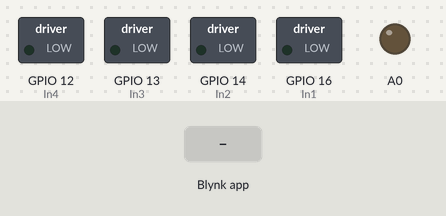
Bench run of a sketch on a simulated ESP8266 (NodeMCU). Shown: switched loads named in the sketch (green lamp = pin HIGH), output pins drawn as LEDs (lit = HIGH). The test bench sets the inputs (shaded band). WiFi joins after 1.5 s; servers stay silent unless stated; not simulated (calls return 0 or success): blynkAuth.h.

Above: at 3.0 s.
3.1 s: Blynk app writes 200 to V0
At 4.3 s:
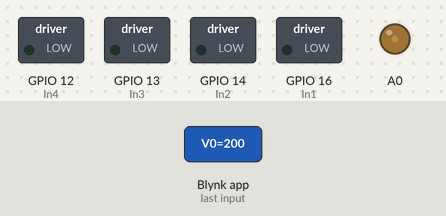
4.6 s: Blynk app writes 1 to V1
6.1 s: Blynk app writes 0 to V2
At 6.6 s:
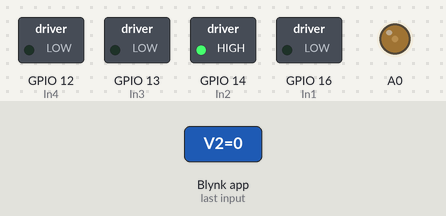
7.6 s: Blynk app writes 1 to V0
At 8.8 s:
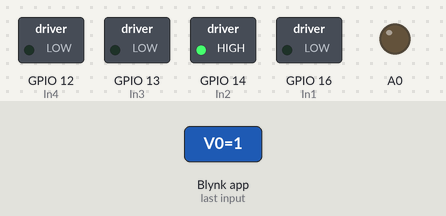
9.1 s: Blynk app writes 1 to V3
10.6 s: Blynk app writes 0 to V4
At 11.3 s:
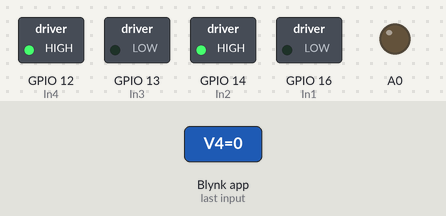
Timing chart, 0 to 13.1 s (numbered marks = the images above; inputs shaded):
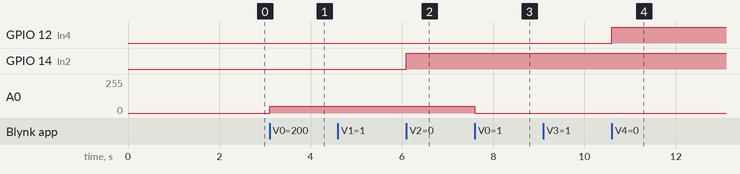

Measured:
- after the input at 3.1 s, A0: 0/255 → 50/255 at once
- after the input at 6.1 s, GPIO 14 (In2): LOW → HIGH at once
- after the input at 7.6 s, A0: 50/255 → 0/255 at once
- after the input at 10.6 s, GPIO 12 (In4): LOW → HIGH at once

The sketch:

motor.ino
```cpp
#define BLYNK_PRINT Serial

#include <ESP8266WiFi.h>
#include <BlynkSimpleEsp8266.h>
#include <DHT.h>
#include <DHT_U.h>
#include <Adafruit_Sensor.h>
#include <stdio.h>
#include <stdlib.h>

#include <C:/auth/auth.h>
#include <blynkAuth.h>
// You should get Auth Token in the Blynk App.
// Go to the Project Settings (nut icon).
char auth[] = BlynkToken;

// Your WiFi credentials.
// Set password to "" for open networks.
char ssid[] = AuthSsid;
char pass[] = AuthPass;

#define DHTPIN 14
#define DHTTYPE DHT22

DHT dht(DHTPIN, DHTTYPE);
BlynkTimer timer;

// This function will be called every time Slider Widget
// in Blynk app writes values to the Virtual Pin V1

double val = 0.0;

int In1 = 16; // step motor1
int In2 = 14; // dir motor 1
int In3 = 13; // step motor2
int In4 = 12; // dir motor2

int step_m1 = 0;
int step_m2 = 0;

int start(int motor,int steps){
    for(int i=0; i<= steps; i++){
      digitalWrite(motor, HIGH);
      delay(2);
      digitalWrite(motor, LOW);
      delay(2);
    }
  }

BLYNK_WRITE(V0){
  int pinValue = param.asInt();
  analogWrite(A0, param.asInt() / 4);
}

BLYNK_WRITE(V1)
{
  int pinValue = param.asInt(); // assigning incoming value from pin V4 to a variable
  if (param.asInt()==1) start(In1,step_m1);

  // process received value
}

BLYNK_WRITE(V2)
{
  int pinValue = param.asInt(); // assigning incoming value from pin V4 to a variable
  if (param.asInt()==1) digitalWrite(In2, LOW);
  else digitalWrite(In2, HIGH);

  // process received value
}

BLYNK_WRITE(V3)
{
  int pinValue = param.asInt(); // assigning incoming value from pin V4 to a variable
  if (param.asInt()==1) start(In3,step_m2);

  // process received value
}

BLYNK_WRITE(V4)
{
  int pinValue = param.asInt(); // assigning incoming value from pin V4 to a variable
  if (param.asInt()==1) digitalWrite(In4, LOW);
  else digitalWrite(In4, HIGH);

  // process received value
}

BLYNK_WRITE(V5){
  step_m1 = param.asInt();
}

BLYNK_WRITE(V6){
  step_m2 = param.asInt();
}

void setup()
{
  pinMode(In1, OUTPUT);
  pinMode(In2, OUTPUT);
  pinMode(In3, OUTPUT);
  pinMode(In4, OUTPUT);
  digitalWrite(In1, LOW);
  digitalWrite(In2, LOW);
  digitalWrite(In3, LOW);
  digitalWrite(In4, LOW);
  pinMode(A0, OUTPUT);
  // Debug console
  Serial.begin(9600);
  Blynk.begin(auth, ssid, pass);
  // You can also specify server:
  //Blynk.begin(auth, ssid, pass, "blynk-cloud.com", 8442);
  //Blynk.begin(auth, ssid, pass, IPAddress(192,168,1,100), 8442);
  //timer.setInterval(1000L, sendSensor);
}

void loop()
{
  Blynk.run();
  timer.run();
}
```
